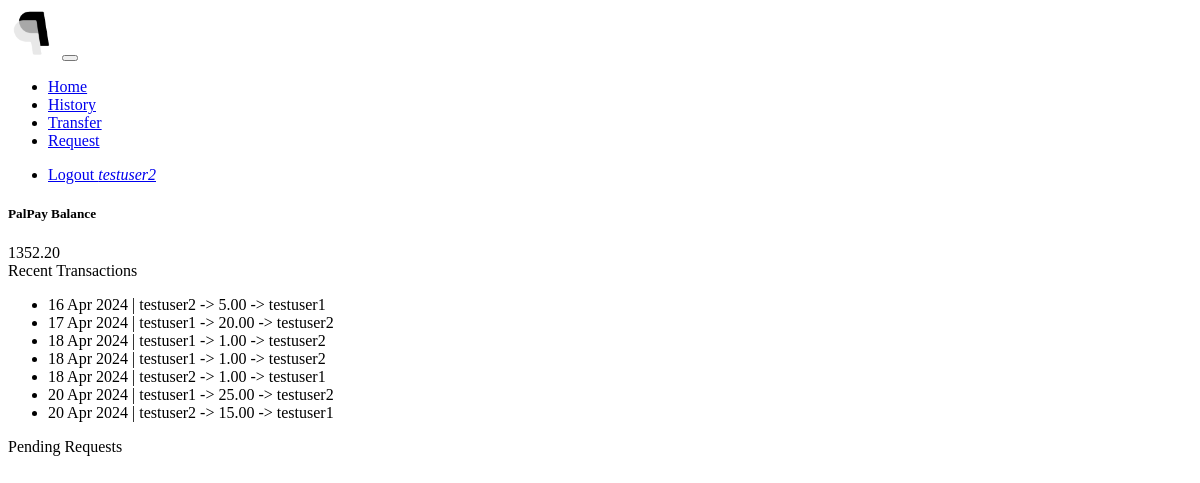
Before: / (signed in) with the older database file.
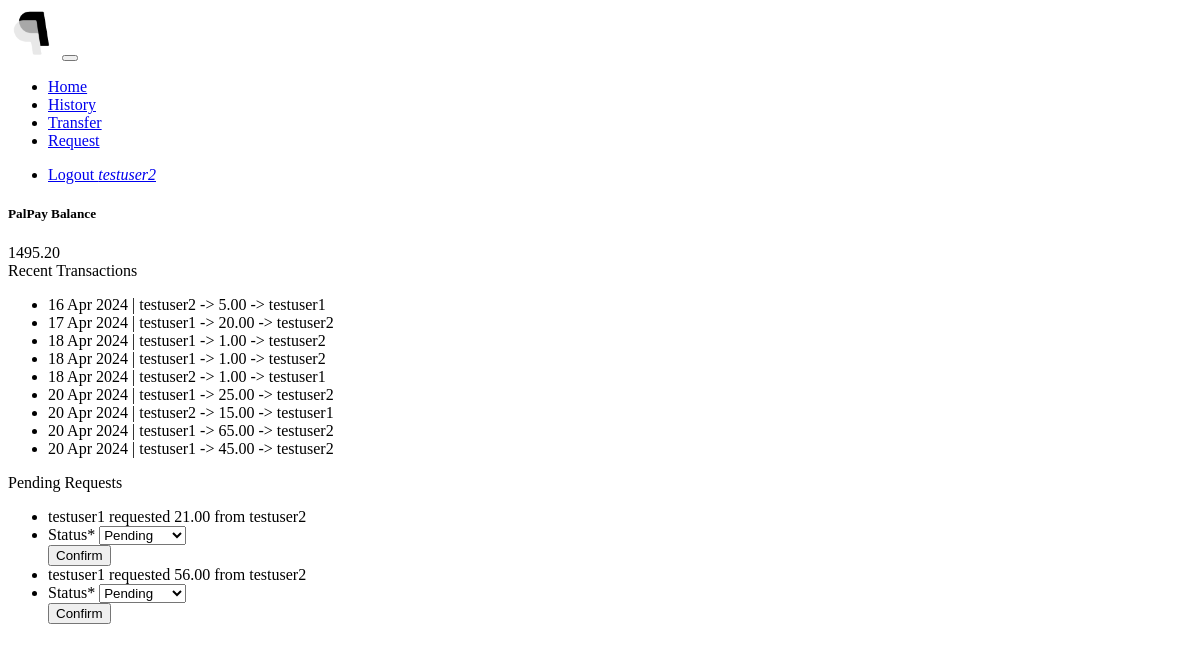
After: the same page with the newer database file.
### payapp/models.py (models this page shows, shortened)
class Person(models.Model):
    user = models.OneToOneField(settings.AUTH_USER_MODEL, on_delete=models.CASCADE)
    active = models.BooleanField(default=True)  # disable users rather than deleting them to preserve history
    balance = PayAppMoneyField()
    class Meta:
        ordering = ("user", "active")

class Transaction(models.Model):
    from_person = models.ForeignKey(Person, on_delete=models.RESTRICT, related_name='transactions_from')
    to_person = models.ForeignKey(Person, on_delete=models.RESTRICT, related_name='transactions_to')
    amount = PayAppMoneyField()
    submission_datetime = models.DateTimeField(default=datetime.now, blank=True)
    class Meta:
        ordering = ("submission_datetime", "from_person", "amount")

class Request(models.Model):
    by_person = models.ForeignKey(Person, on_delete=models.CASCADE, related_name='requests_by')
    to_person = models.ForeignKey(Person, on_delete=models.CASCADE, related_name='requests_to')
    amount = PayAppMoneyField()
    StatusChoices = (
        ("PENDING", 'Pending'),
        ("COMPLETED", 'Completed'),
        ("CANCELLED", 'Cancelled'),
    )
    status = models.CharField(choices=StatusChoices, default="PENDING", max_length=9)
    class Meta:
        ordering = ("by_person", "status", "amount")

### payapp/views.py (the view)
# urls.py: path('', home, name='home'),
@requires_csrf_token
@login_required(login_url='/login/')
def home(request):
    requests = Request.objects.filter(
        (Q(to_person__user_id__exact=request.user.id) | Q(from_person__user_id__exact=request.user.id)) and
        Q(status="PENDING")
    )
    forms = [RequestResponseForm(instance=rq) for rq in requests]
    context = {
        'person': Person.objects.filter(user__exact=request.user.id)[0],
        'recent_transactions': Transaction.objects.filter(
            Q(from_person__user_id__exact=request.user.id) |
            Q(to_person__user_id__exact=request.user.id)
        ).order_by('-id')[:10:-1],
        'requests_and_forms': zip(requests, forms),
    }
    return render(request, 'payapp/home.html', context=context)

### templates/payapp/home.html (shortened to what this page needs)
{% extends 'webapps2024/base.html' %}
{% load crispy_forms_filters %}
{% block content %}
    <div class="container">
        <div class="row">
            <div class="col-sm-7">
                <div class="card bg-secondary" style="width:25rem">
                    <div class="card-body">
                        <h5 class="card-title">PalPay Balance</h5>
                        <div class="h3">{{ person.balance }}</div>
                    </div>
                </div>
                <div class="card bg-secondary" style="width:25rem">
                    <div class="card-header">Recent Transactions</div>
                    {% if recent_transactions %}
                        <ul class="list-group list-group-flush text-light">
                            {% for rt in recent_transactions %}
                                <li class="list-group-item bg-secondary">
                                    <span>{{ rt.submission_datetime|date }} | {{ rt.from_person.user.username }} -> {{ rt.amount }} -> {{ rt.to_person.user.username }}</span>
                                </li>
                            {% endfor %}
                        </ul>
                    {% else %}
                        <div class="text-center">No recent transactions.</div>
                    {% endif %}
                </div>
            </div>
            <div class="col">
                <div class="card bg-secondary" style="width:25rem">
                    <div class="card-header">Pending Requests</div>
                    {% if requests_and_forms %}
                        <ul class="list-group list-group-flush">
                            {% for rs, form in requests_and_forms %}
                                <li class="list-group-item bg-secondary">
                                    <span>{{ rs.by_person.user.username }} requested {{ rs.amount }} from {{ rs.to_person.user.username }} </span>
                                </li>
                                {% if rs.to_person.user_id == person.user_id %}
                                <li class="list-group-item bg-secondary">
                                    <form action="/request-response/" method="POST">
                                        {{ form|crispy }}
                                        <input type="submit" class="btn btn-success m-1" value="Confirm">
                                    </form>
                                </li>
                                {% endif %}
                            {% endfor %}
                        </ul>
                    {% else %}
                        <div class="text-center">No pending requests.</div>
                    {% endif %}
                </div>
            </div>
        </div>
    </div>
{% endblock %}

### templates/webapps2024/base.html (shortened to what this page needs)
{% load static %}
{% load bootstrap_customizer %}
{% load crispy_forms_filters %} {% load crispy_forms_tags %}
<!DOCTYPE html>
<html lang="en">
<head>
</head>
<body>
<link rel="stylesheet" type="text/css" href="{% bootstrap_theme_css_below_the_fold_url %}">
<div>
    <nav class="navbar navbar-expand-lg navbar-light bg-primary p-1 ">
        <a class="navbar-brand" href="/home"><img src="{% static 'palpay-mono.png' %}" width="50" height="50" alt="palpay logo, two of the letter p backwards, overlaid on one another"></a>
        <button class="navbar-toggler" type="button" data-bs-toggle="collapse" data-bs-target="#navbar-collapse-area" aria-controls="navbarText" aria-expanded="False" aria-label="Toggle navigation">
        </button>
        <div class="collapse navbar-collapse" id="navbar-collapse-area">
                {% if user.is_authenticated %}
                    <ul class="navbar-nav mr-auto">
                        <li class="nav-item">
                            <a class="nav-link" href="/home">Home</a>
                        </li>
                        <li class="nav-item">
                            <a class="nav-link" href="/activity">History</a>
                        </li>
                        <li class="nav-item">
                            <a class="nav-link" href="/send">Transfer</a>
                        </li>
                        <li class="nav-item">
                            <a class="nav-link" href="/request">Request</a>
                        </li>
                    </ul>
                    <ul class="navbar-nav ml-auto">
                        <li class="nav-item">
                            <a class="nav-link" href="/logout">Logout <i>{{user.username}}</i></a>
                        </li>
                    </ul>
                {% elif short_title %}
                    <ul class="navbar-nav justify-content-center">
                        <li>{{ short_title }}</li>
                    </ul>
                {% endif %}
        </div>
    </nav>
</div>
<div class="container py-5">
    {% block content %}
    {% endblock %}
</div>
</body>
</html>

Changed rows visible on the page:
changed Person: balance "1352.20" → "1495.20"
added Transaction: submission_datetime "20 Apr 2024", from_person.user.username "testuser1", amount "65.00", to_person.user.username "testuser2"
added Transaction: submission_datetime "20 Apr 2024", from_person.user.username "testuser1", amount "45.00", to_person.user.username "testuser2"
added Request: by_person.user.username "testuser1", amount "21.00", to_person.user.username "testuser2", status "Pending"
added Request: by_person.user.username "testuser1", amount "56.00", to_person.user.username "testuser2", status "Pending"
